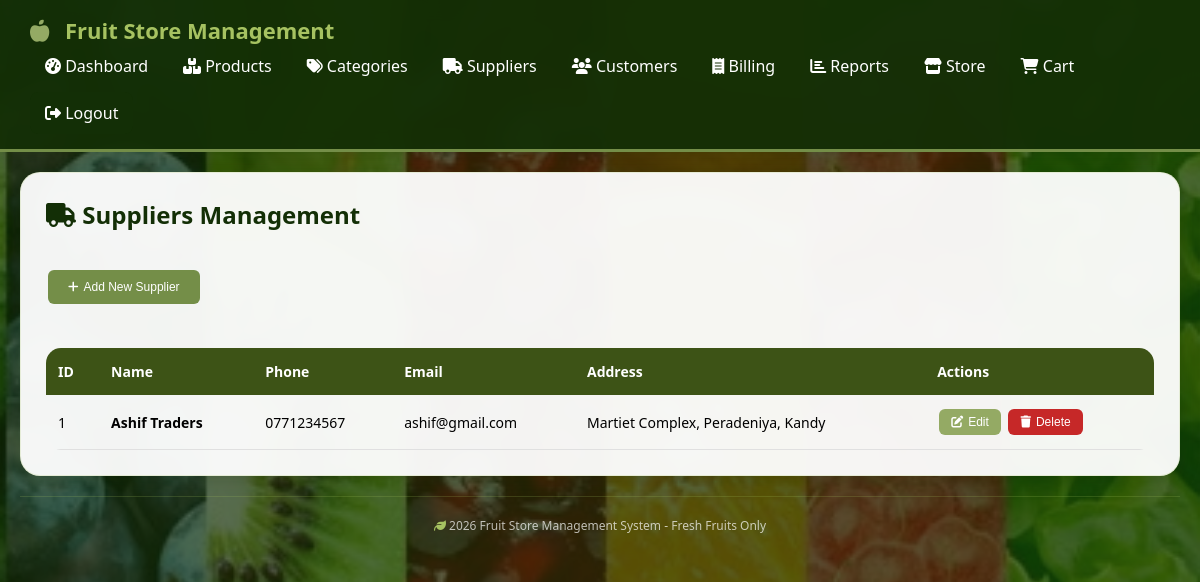
/pages/suppliers.php (signed in), run on the app's committed database.
### tables this page shows
CREATE TABLE `suppliers` (
  `id` int(11) NOT NULL,
  `name` varchar(100) NOT NULL,
  `contact_person` varchar(100) DEFAULT NULL,
  `phone` varchar(15) NOT NULL,
  `email` varchar(100) DEFAULT NULL,
  `address` text DEFAULT NULL,
  `created_at` timestamp NOT NULL DEFAULT current_timestamp()
);

### pages/suppliers.php (the view, shortened to what this page needs)
<?php
require_once __DIR__ . '/../config/database.php';
$suppliers = mysqli_query($conn, "SELECT * FROM suppliers ORDER BY id DESC");
?>
<!DOCTYPE html>
<html>
<head>
    <link rel="stylesheet" href="https://cdnjs.cloudflare.com/ajax/libs/font-awesome/6.4.0/css/all.min.css">
    <link rel="stylesheet" href="../css/style.css">
</head>
<body>
    <div class="navbar">
        <div class="logo">
            <i class="fas fa-apple-alt"></i> Fruit Store Management
        </div>
        <div class="nav-links">
            <a href="dashboard.php"><i class="fas fa-tachometer-alt"></i> Dashboard</a>
            <a href="products.php"><i class="fas fa-boxes"></i> Products</a>
            <a href="categories.php"><i class="fas fa-tags"></i> Categories</a>
            <a href="suppliers.php"><i class="fas fa-truck"></i> Suppliers</a>
            <a href="customers.php"><i class="fas fa-users"></i> Customers</a>
            <a href="billing.php"><i class="fas fa-receipt"></i> Billing</a>
            <a href="reports.php"><i class="fas fa-chart-bar"></i> Reports</a>
            <a href="store.php"><i class="fas fa-store"></i> Store</a>
            <a href="cart.php">
                <i class="fas fa-shopping-cart"></i> Cart
            </a>
            <a href="logout.php" class="logout"><i class="fas fa-sign-out-alt"></i> Logout</a>
        </div>
    </div>
    <div class="container">
        <div class="card">
            <h2><i class="fas fa-truck"></i> Suppliers Management</h2>
            <br>
            <button class="btn btn-add" onclick="showAddModal()"><i class="fas fa-plus"></i> Add New Supplier</button>
            <br><br>
            <div class="table-wrapper">
                <table>
                    <thead>
                        <tr>
                            <th>ID</th>
                            <th>Name</th>
                            <th>Phone</th>
                            <th>Email</th>
                            <th>Address</th>
                            <th>Actions</th>
                        </tr>
                    </thead>
                    <tbody>
                        <?php
                        $count = 1;
                        while($row = mysqli_fetch_assoc($suppliers)):
                        ?>
                        <tr>
                            <td><?php echo $count; ?></td>
                            <td><strong><?php echo htmlspecialchars($row['name']); ?></strong></td>
                            <td><?php echo htmlspecialchars($row['phone']); ?></td>
                            <td><?php echo htmlspecialchars($row['email']); ?></td>
                            <td><?php echo htmlspecialchars($row['address']); ?></td>
                            <td>
                                <button class="btn btn-edit" onclick="showEditModal(
                                    <?php echo $row['id']; ?>,
                                    '<?php echo addslashes($row['name']); ?>',
                                    '<?php echo addslashes($row['phone']); ?>',
                                    '<?php echo addslashes($row['email']); ?>',
                                    '<?php echo addslashes($row['address']); ?>'
                                )"><i class="fas fa-edit"></i> Edit</button>
                                <button class="btn btn-delete" onclick="confirmDelete(<?php echo $row['id']; ?>)"><i class="fas fa-trash"></i> Delete</button>
                            </td>
                        </tr>
                        <?php
                        $count++;
                        endwhile;
                        ?>
                    </tbody>
                </table>
            </div>
        </div>
        <div class="footer">
            <i class="fas fa-leaf"></i> <?php echo date('Y'); ?> Fruit Store Management System - Fresh Fruits Only
        </div>
    </div>
</body>
</html>

### css/style.css (style rules this page uses)
:root { --pine-tree: #132F06; --clover: #3D5316; --dilley: #5B7341; --asparagus: #748E48; --green-smoke: #94AA64; --celery: #A6C261; --primary: #3D5316; --primary-dark: #132F06; --primary-light: #5B7341; --success: #748E48; --warning: #94AA64; --info: #A6C261; --white: #FFFFFF; --light-gray: #F5F5F5; --gray: #888888; --dark: #333333; --shadow: rgba(19, 47, 6, 0.2); }
* { margin: 0; padding: 0; box-sizing: border-box; }
body { font-family: 'Segoe UI', Tahoma, Geneva, Verdana, sans-serif; background: var(--light-gray); min-height: 100vh; position: relative; }
body::before { content: ''; position: fixed; top: 0; left: 0; width: 100%; height: 100%; background-image: url('../image/png6.jpeg'); background-size: cover; background-position: center; background-repeat: no-repeat; z-index: -2; }
body::after { content: ''; position: fixed; top: 0; left: 0; width: 100%; height: 100%; background: rgba(19, 47, 6, 0.7); z-index: -1; }
.container { padding: 20px; max-width: 1400px; margin: 0 auto; }
.navbar { background: rgba(19, 47, 6, 0.95); backdrop-filter: blur(10px); padding: 15px 30px; color: white; display: flex; justify-content: space-between; align-items: center; flex-wrap: wrap; box-shadow: 0 2px 15px rgba(19, 47, 6, 0.3); position: sticky; top: 0; z-index: 100; border-bottom: 2px solid var(--asparagus); }
.navbar .logo { font-size: 22px; font-weight: bold; color: var(--celery); }
.navbar .logo i { margin-right: 10px; color: var(--green-smoke); }
.navbar a { color: white; text-decoration: none; padding: 8px 15px; border-radius: 8px; transition: all 0.3s; }
.navbar .logout { background: var(--pine-tree); border-radius: 8px; }
.nav-links { display: flex; flex-wrap: wrap; gap: 5px; align-items: center; }
.card { background: rgba(255, 255, 255, 0.95); backdrop-filter: blur(10px); padding: 25px; border-radius: 20px; box-shadow: 0 5px 20px var(--shadow); border: 1px solid rgba(166, 194, 97, 0.2); transition: all 0.3s; }
.card h2, .card h3, .card h4 { color: var(--pine-tree); }
.btn { padding: 10px 25px; border: none; border-radius: 10px; font-weight: 600; cursor: pointer; transition: all 0.3s; display: inline-flex; align-items: center; gap: 8px; font-size: 14px; }
.btn-edit { background: var(--green-smoke); color: white; }
.btn-delete { background: #c62828; color: white; }
.btn-add { background: var(--asparagus); color: white; }
table { width: 100%; border-collapse: collapse; font-size: 14px; }
th { background: var(--clover); color: white; padding: 14px 12px; text-align: left; font-weight: 600; }
td { padding: 12px; border-bottom: 1px solid #e0e0e0; vertical-align: middle; }
.footer { text-align: center; padding: 20px; color: rgba(255,255,255,0.7); font-size: 12px; border-top: 1px solid rgba(166, 194, 97, 0.2); margin-top: 30px; }
.footer i { color: var(--celery); }

### data on the page
suppliers: name "Ashif Traders", phone "0771234567", email "ashif@gmail.com", address "Martiet Complex, Peradeniya, Kandy"
